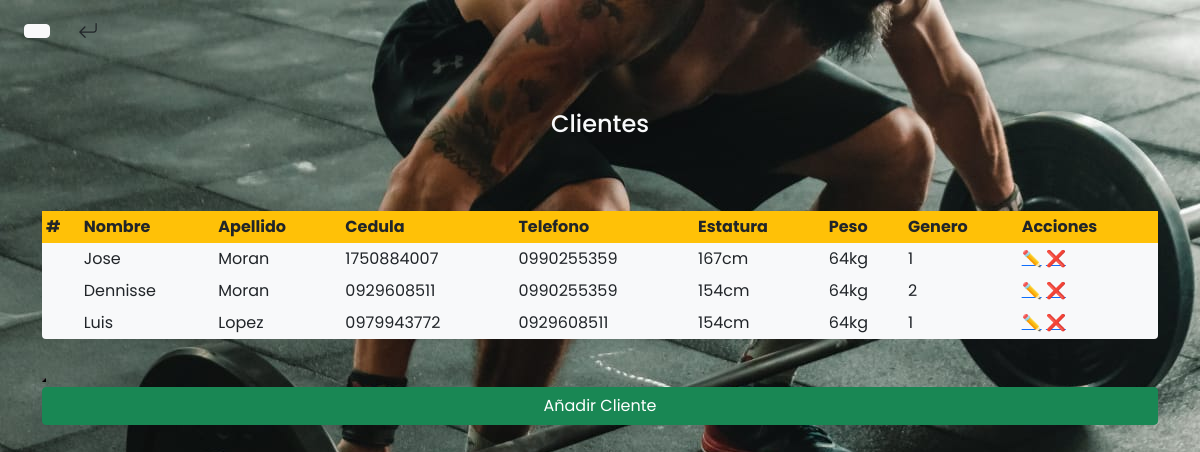
The page /cliente/ on the database its author committed.
### CrossFit/models.py (models this page shows, shortened)
class Cliente(models.Model):
    idCliente = models.AutoField(primary_key=True)
    cedula = models.CharField(max_length=10, blank=True, null=True)
    nombre = models.CharField(max_length=100, blank=True, null=True)
    apellido = models.CharField(max_length=100, blank=True, null=True)
    telefono = models.CharField(max_length=10, blank=True, null=True)
    estatura = models.CharField(max_length=100, blank=True, null=True)
    peso = models.CharField(max_length=100, blank=True, null=True)
    genero = models.IntegerField(
        null=False, blank=False,
        choices= genero,
        default=1
    )
    class Meta:
        verbose_name = "Cliente"
        verbose_name_plural = "Clientes"

### CrossFit/views.py (the view)
# urls.py: path('cliente/',CrossFitView.Cliente,name="cliente" ),
    def Cliente(request):
        cliente = Cliente.objects.all()
        return render(request, "pages/cliente.html" , {"clientes": cliente})

### templates/pages/cliente.html (shortened to what this page needs)
{% load static %}
<!DOCTYPE html>
<html lang="en">
<head>
    <link href="https://cdn.jsdelivr.net/npm/bootstrap@5.0.0-beta3/dist/css/bootstrap.min.css" rel="stylesheet"
 />
    <link href="https://unpkg.com/aos@2.3.1/dist/aos.css" rel="stylesheet" />
    <link rel="stylesheet" href="https://cdnjs.cloudflare.com/ajax/libs/font-awesome/4.7.0/css/font-awesome.min.css" />
    <link rel="stylesheet" href={% static 'css/etilos.css' %}>
</head>
<body>
  <header>
    <a href="{% url 'principal' %}" style="color:black;"><button class="btn btn-light rounded my-4 mx-4"></button></a>
  </header>
  <h4 class=" text-center text-light my-5">Clientes</h4>
  <tbody>
  <form>
      <div class="container">
            <div class="row">
                <div class="col">
                    <div class="consulta none table-responsive" id="consulta">
                      <table class="table table-sm m-auto bg-light table-borderless rounded-bottom my-4" id="consulta-est" border="0">
                         <thead class="table bg-warning">
                            <th >#</th>
                            <th>Nombre</th>
                            <th>Apellido</th>
                            <th>Cedula</th>
                            <th>Telefono</th>
                            <th>Estatura</th>
                            <th>Peso</th>
                            <th>Genero</th>
                            <th>Acciones</th>
                         </thead>
                         <tbody class="detalle-est" id="detalle-est">
                            {% for cliente in clientes  %}
                            <tr>
                                <td>{{cliente.id}}</td>
                                <td>{{cliente.nombre}}</td>
                                <td>{{cliente.apellido}}</td>
                                <td>{{cliente.cedula}}</td>
                                <td>{{cliente.telefono}}</td>
                                <td>{{cliente.estatura}}</td>
                                <td>{{cliente.peso}}</td>
                                <td>{{cliente.genero}}</td>
                              <td class="acciones">
                                <a href="{% url 'editarCliente' cliente.id %}">✏️</a>
                                <a href="{% url 'eliminarCliente' cliente.id %}">❌</a>
                              </td>
                            </tr>
                            {% endfor %}
                         </tbody>
                      </table>
                      <form id="form-cargo" class="form">
                        <button
                        id="enviar"
                        type="submit"
                        name="enviar">
                         <a href="{% url 'nuevoCliente' %}"><button class="btn btn-success col-12" type="button " >Añadir Cliente</button></a>
                        </button>
                      </form>
                   </div>
                </div>
            </div>
      </div>
  </form>
  </tbody>
</body>
</html>

### static/css/etilos.css (style rules this page uses)
* { margin: 0; padding: 0; box-sizing: border-box; font-family: 'Poppins', sans-serif; }
body { background-image: url(../img/fondo-propio.jpeg); }

### rows shown on the page
Cliente: nombre "Jose", apellido "Moran", cedula "1750884007", telefono "0990255359", estatura "167cm", peso "64kg", genero "1"
Cliente: nombre "Dennisse", apellido "Moran", cedula "0929608511", telefono "0990255359", estatura "154cm", peso "64kg", genero "2"
Cliente: nombre "Luis", apellido "Lopez", cedula "0979943772", telefono "0929608511", estatura "154cm", peso "64kg", genero "1"
